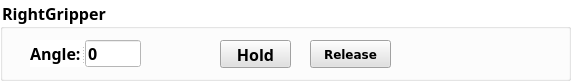
       <widget class="QGroupBox" name="groupBox_17">
        <property name="geometry">
         <rect>
          <x>10</x>
          <y>580</y>
          <width>571</width>
          <height>81</height>
         </rect>
        </property>
        <property name="font">
         <font>
          <family>微軟正黑體</family>
          <pointsize>12</pointsize>
          <weight>75</weight>
          <bold>true</bold>
         </font>
        </property>
        <property name="styleSheet">
         <string notr="true">background-color: rgb(255, 255, 255);</string>
        </property>
        <property name="title">
         <string>RightGripper</string>
        </property>
        <widget class="QPushButton" name="RightGripper_btn_Hold">
         <property name="geometry">
          <rect>
           <x>220</x>
           <y>40</y>
           <width>71</width>
           <height>28</height>
          </rect>
         </property>
         <property name="font">
          <font>
           <family>微軟正黑體</family>
           <pointsize>12</pointsize>
           <weight>75</weight>
           <bold>true</bold>
          </font>
         </property>
         <property name="styleSheet">
          <string notr="true">background-color: rgb(225, 225, 225);</string>
         </property>
         <property name="text">
          <string>Hold</string>
         </property>
        </widget>
        <widget class="QPushButton" name="RightGripper_btn_Release">
         <property name="geometry">
          <rect>
           <x>310</x>
           <y>40</y>
           <width>81</width>
           <height>28</height>
          </rect>
         </property>
         <property name="font">
          <font>
           <family>Bitstream Vera Sans</family>
           <pointsize>9</pointsize>
           <weight>75</weight>
           <bold>true</bold>
          </font>
         </property>
         <property name="styleSheet">
          <string notr="true">background-color: rgb(225, 225, 225);</string>
         </property>
         <property name="text">
          <string>Release</string>
         </property>
        </widget>
        <widget class="QSplitter" name="splitter">
         <property name="geometry">
          <rect>
           <x>30</x>
           <y>40</y>
           <width>111</width>
           <height>27</height>
          </rect>
         </property>
         <property name="orientation">
          <enum>Qt::Horizontal</enum>
         </property>
         <widget class="QLabel" name="RightGripper_label_title_Angle">
          <property name="font">
           <font>
            <family>微軟正黑體</family>
            <pointsize>12</pointsize>
            <weight>75</weight>
            <bold>true</bold>
           </font>
          </property>
          <property name="text">
           <string>Angle:</string>
          </property>
         </widget>
         <widget class="QLineEdit" name="RightGripper_lineEdit_Angle">
          <property name="font">
           <font>
            <family>微軟正黑體</family>
            <pointsize>12</pointsize>
            <weight>75</weight>
            <bold>true</bold>
           </font>
          </property>
          <property name="text">
           <string>0</string>
          </property>
         </widget>
        </widget>
       </widget>
